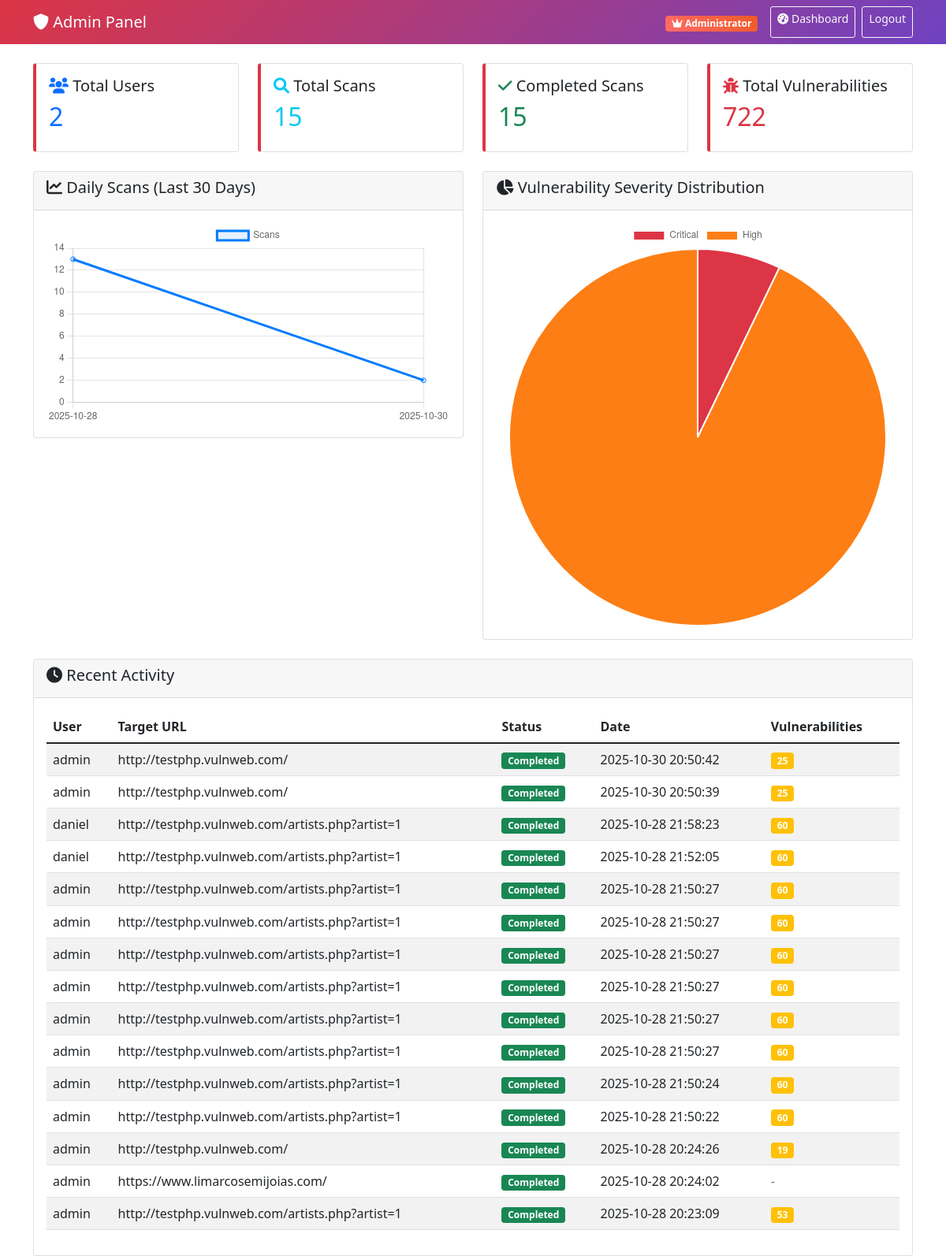
The page /admin (signed in) on the database its author committed.
### tables this page shows
CREATE TABLE scans (
            id INTEGER PRIMARY KEY AUTOINCREMENT,
            scan_id TEXT UNIQUE NOT NULL,
            user_id INTEGER,
            target_url TEXT NOT NULL,
            status TEXT DEFAULT 'pending',
            start_time TIMESTAMP,
            end_time TIMESTAMP,
            vulnerabilities_count INTEGER DEFAULT 0,
            risk_score REAL DEFAULT 0.0,
            FOREIGN KEY (user_id) REFERENCES users (id)
        );

CREATE TABLE users (
            id INTEGER PRIMARY KEY AUTOINCREMENT,
            username TEXT UNIQUE NOT NULL,
            password_hash TEXT NOT NULL,
            created_at TIMESTAMP DEFAULT CURRENT_TIMESTAMP,
            last_login TIMESTAMP,
            role TEXT DEFAULT 'user'
        , company_id INTEGER, is_admin BOOLEAN DEFAULT 0);

### src/web_interface_a.py (the view)
@app.route('/admin')
@admin_required
def admin_dashboard():
    conn = sqlite3.connect('scanner_db.sqlite')
    cursor = conn.cursor()
    cursor.execute('SELECT COUNT(*) FROM users')
    total_users = cursor.fetchone()[0]
    cursor.execute('SELECT COUNT(*) FROM scans')
    total_scans = cursor.fetchone()[0]
    cursor.execute('SELECT COUNT(*) FROM scans WHERE status = "completed"')
    completed_scans = cursor.fetchone()[0]
    cursor.execute('SELECT SUM(vulnerabilities_count) FROM scans WHERE status = "completed"')
    total_vulns = cursor.fetchone()[0] or 0
    cursor.execute('''
        SELECT u.username, s.target_url, s.status, s.start_time, s.vulnerabilities_count
        FROM scans s
        JOIN users u ON s.user_id = u.id
        ORDER BY s.start_time DESC LIMIT 20
    ''')
    recent_activity = cursor.fetchall()
    conn.close()
    return render_template('admin_dashboard.html',
                         total_users=total_users,
                         total_scans=total_scans,
                         completed_scans=completed_scans,
                         total_vulns=total_vulns,
                         recent_activity=recent_activity)

### src/web_interface_a.py (called while the page is built)
def admin_required(f):
    @wraps(f)
    def decorated_function(*args, **kwargs):
        if 'user_id' not in session:
            return redirect(url_for('login'))
        conn = sqlite3.connect('scanner_db.sqlite')
        cursor = conn.cursor()
        cursor.execute('SELECT role FROM users WHERE id = ?', (session['user_id'],))
        user = cursor.fetchone()
        conn.close()
        if not user or user[0] != 'admin':
            return jsonify({'error': 'Admin access required'}), 403
        return f(*args, **kwargs)
    return decorated_function

### src/templates/admin_dashboard.html (shortened to what this page needs)
<!DOCTYPE html>
<html lang="pt-BR">
<head>
    <link href="https://cdn.jsdelivr.net/npm/bootstrap@5.1.3/dist/css/bootstrap.min.css" rel="stylesheet">
    <link href="https://cdnjs.cloudflare.com/ajax/libs/font-awesome/6.0.0/css/all.min.css" rel="stylesheet">
</head>
<body>
    <nav class="navbar navbar-expand-lg navbar-dark dashboard-header">
        <div class="container">
            <a class="navbar-brand" href="#"><i class="fas fa-shield-alt"></i> Admin Panel</a>
            <div class="navbar-nav ms-auto">
                <span class="navbar-text me-3">
                    <span class="badge admin-badge"><i class="fas fa-crown"></i> Administrator</span>
                </span>
                <a class="btn btn-outline-light btn-sm me-2" href="/">
                    <i class="fas fa-tachometer-alt"></i> Dashboard
                </a>
                <a class="btn btn-outline-light btn-sm" href="/logout">Logout</a>
            </div>
        </div>
    </nav>
    <div class="container mt-4">
        <div class="row mb-4">
            <div class="col-md-3">
                <div class="card stat-card">
                    <div class="card-body">
                        <h5 class="card-title"><i class="fas fa-users text-primary"></i> Total Users</h5>
                        <h2 class="text-primary">{{ total_users }}</h2>
                    </div>
                </div>
            </div>
            <div class="col-md-3">
                <div class="card stat-card">
                    <div class="card-body">
                        <h5 class="card-title"><i class="fas fa-search text-info"></i> Total Scans</h5>
                        <h2 class="text-info">{{ total_scans }}</h2>
                    </div>
                </div>
            </div>
            <div class="col-md-3">
                <div class="card stat-card">
                    <div class="card-body">
                        <h5 class="card-title"><i class="fas fa-check text-success"></i> Completed Scans</h5>
                        <h2 class="text-success">{{ completed_scans }}</h2>
                    </div>
                </div>
            </div>
            <div class="col-md-3">
                <div class="card stat-card">
                    <div class="card-body">
                        <h5 class="card-title"><i class="fas fa-bug text-danger"></i> Total Vulnerabilities</h5>
                        <h2 class="text-danger">{{ total_vulns }}</h2>
                    </div>
                </div>
            </div>
        </div>
        <div class="row">
            <div class="col-md-6">
                <div class="card mb-4">
                    <div class="card-header">
                        <h5><i class="fas fa-chart-line"></i> Daily Scans (Last 30 Days)</h5>
                    </div>
                    <div class="card-body">
                        <canvas id="dailyScansChart"></canvas>
                    </div>
                </div>
            </div>
            <div class="col-md-6">
                <div class="card mb-4">
                    <div class="card-header">
                        <h5><i class="fas fa-chart-pie"></i> Vulnerability Severity Distribution</h5>
                    </div>
                    <div class="card-body">
                        <canvas id="severityChart"></canvas>
                    </div>
                </div>
            </div>
        </div>
        <div class="card">
            <div class="card-header">
                <h5><i class="fas fa-clock"></i> Recent Activity</h5>
            </div>
            <div class="card-body">
                <div class="table-responsive">
                    <table class="table table-striped">
                        <thead>
                            <tr>
                                <th>User</th>
                                <th>Target URL</th>
                                <th>Status</th>
                                <th>Date</th>
                                <th>Vulnerabilities</th>
                            </tr>
                        </thead>
                        <tbody>
                            {% for activity in recent_activity %}
                            <tr>
                                <td>{{ activity[0] }}</td>
                                <td>{{ activity[1] }}</td>
                                <td>
                                    {% if activity[2] == 'completed' %}
                                        <span class="badge bg-success">Completed</span>
                                    {% elif activity[2] == 'running' %}
                                        <span class="badge bg-primary">Running</span>
                                    {% elif activity[2] == 'failed' %}
                                        <span class="badge bg-danger">Failed</span>
                                    {% else %}
                                        <span class="badge bg-secondary">{{ activity[2] }}</span>
                                    {% endif %}
                                </td>
                                <td>{{ activity[3] }}</td>
                                <td>
                                    {% if activity[4] %}
                                        <span class="badge bg-warning">{{ activity[4] }}</span>
                                    {% else %}
                                        <span class="text-muted">-</span>
                                    {% endif %}
                                </td>
                            </tr>
                            {% endfor %}
                        </tbody>
                    </table>
                </div>
            </div>
        </div>
    </div>
    <script>
        // Load admin statistics
        fetch('/api/admin/stats')
        .then(response => response.json())
        .then(data => {
            // Daily scans chart
            const dailyCtx = document.getElementById('dailyScansChart').getContext('2d');
            new Chart(dailyCtx, {
                type: 'line',
                data: {
                    labels: data.daily_scans.map(item => item[0]),
                    datasets: [{
                        label: 'Scans',
                        data: data.daily_scans.map(item => item[1]),
                        borderColor: '#007bff',
                        backgroundColor: 'rgba(0, 123, 255, 0.1)',
                        tension: 0.1
                    }]
                },
                options: {
                    responsive: true,
                    scales: {
                        y: { beginAtZero: true }
                    }
                }
            });
            // Severity distribution chart
            const severityCtx = document.getElementById('severityChart').getContext('2d');
            new Chart(severityCtx, {
                type: 'pie',
                data: {
                    labels: data.severity_distribution.map(item => item[0]),
                    datasets: [{
                        data: data.severity_distribution.map(item => item[1]),
                        backgroundColor: ['#dc3545', '#fd7e14', '#ffc107', '#28a745']
                    }]
                },
                options: {
                    responsive: true
                }
            });
        });
    </script>
</body>
</html>

### src/templates/admin_dashboard.html (style rules this page uses)
.dashboard-header { background: linear-gradient(135deg, #dc3545 0%, #6f42c1 100%); color: white; }
.stat-card { border-left: 4px solid #dc3545; }
.admin-badge { background: linear-gradient(45deg, #ff6b6b, #ee5a24); }

### rows shown on the page
scans: username "admin", target_url "http://testphp.vulnweb.com/", status "Completed", start_time "2025-10-30 20:50:42", vulnerabilities_count "25"
scans: username "admin", target_url "http://testphp.vulnweb.com/", status "Completed", start_time "2025-10-30 20:50:39", vulnerabilities_count "25"
scans: username "daniel", target_url "http://testphp.vulnweb.com/artists.php?artist=1", status "Completed", start_time "2025-10-28 21:58:23", vulnerabilities_count "60"
scans: username "daniel", target_url "http://testphp.vulnweb.com/artists.php?artist=1", status "Completed", start_time "2025-10-28 21:52:05", vulnerabilities_count "60"
scans: username "admin", target_url "http://testphp.vulnweb.com/artists.php?artist=1", status "Completed", start_time "2025-10-28 21:50:27", vulnerabilities_count "60"
scans: username "admin", target_url "http://testphp.vulnweb.com/artists.php?artist=1", status "Completed", start_time "2025-10-28 21:50:27", vulnerabilities_count "60"
scans: username "admin", target_url "http://testphp.vulnweb.com/artists.php?artist=1", status "Completed", start_time "2025-10-28 21:50:27", vulnerabilities_count "60"
scans: username "admin", target_url "http://testphp.vulnweb.com/artists.php?artist=1", status "Completed", start_time "2025-10-28 21:50:27", vulnerabilities_count "60"
scans: username "admin", target_url "http://testphp.vulnweb.com/artists.php?artist=1", status "Completed", start_time "2025-10-28 21:50:27", vulnerabilities_count "60"
scans: username "admin", target_url "http://testphp.vulnweb.com/artists.php?artist=1", status "Completed", start_time "2025-10-28 21:50:27", vulnerabilities_count "60"
scans: username "admin", target_url "http://testphp.vulnweb.com/artists.php?artist=1", status "Completed", start_time "2025-10-28 21:50:24", vulnerabilities_count "60"
scans: username "admin", target_url "http://testphp.vulnweb.com/artists.php?artist=1", status "Completed", start_time "2025-10-28 21:50:22", vulnerabilities_count "60"
scans: username "admin", target_url "http://testphp.vulnweb.com/", status "Completed", start_time "2025-10-28 20:24:26", vulnerabilities_count "19"
scans: username "admin", target_url "https://www.limarcosemijoias.com/", status "Completed", start_time "2025-10-28 20:24:02"
scans: username "admin", target_url "http://testphp.vulnweb.com/artists.php?artist=1", status "Completed", start_time "2025-10-28 20:23:09", vulnerabilities_count "53"

### other values the page prints
{{ total_users }} "2"
{{ total_scans }} "15"
{{ completed_scans }} "15"
{{ total_vulns }} "722"
